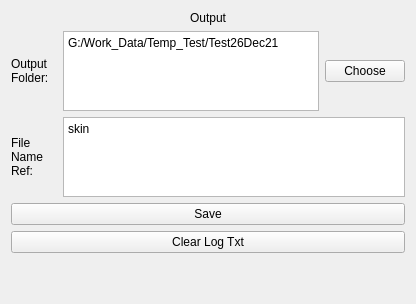
          <widget class="QWidget" name="tab_4">
           <attribute name="title">
            <string>Save</string>
           </attribute>
           <layout class="QVBoxLayout" name="verticalLayout_4">
            <item>
             <layout class="QVBoxLayout" name="verticalLayout_132">
              <item>
               <widget class="QLabel" name="label_330">
                <property name="font">
                 <font>
                  <family>Arial</family>
                  <pointsize>9</pointsize>
                 </font>
                </property>
                <property name="text">
                 <string>Output</string>
                </property>
                <property name="alignment">
                 <set>Qt::AlignCenter</set>
                </property>
               </widget>
              </item>
              <item>
               <layout class="QHBoxLayout" name="horizontalLayout_FM3_2" stretch="0,0,0">
                <property name="sizeConstraint">
                 <enum>QLayout::SetDefaultConstraint</enum>
                </property>
                <item>
                 <widget class="QLabel" name="label_31">
                  <property name="minimumSize">
                   <size>
                    <width>46</width>
                    <height>0</height>
                   </size>
                  </property>
                  <property name="text">
                   <string>Output Folder:</string>
                  </property>
                  <property name="wordWrap">
                   <bool>true</bool>
                  </property>
                 </widget>
                </item>
                <item>
                 <widget class="QPlainTextEdit" name="saveDirPathTxt_LC">
                  <property name="maximumSize">
                   <size>
                    <width>16777215</width>
                    <height>80</height>
                   </size>
                  </property>
                  <property name="plainText">
                   <string>G:/Work_Data/Temp_Test/Test26Dec21</string>
                  </property>
                 </widget>
                </item>
                <item>
                 <widget class="QPushButton" name="chooseDirBtn_LC">
                  <property name="text">
                   <string>Choose</string>
                  </property>
                 </widget>
                </item>
               </layout>
              </item>
              <item>
               <layout class="QHBoxLayout" name="horizontalLayout_FM2_4">
                <item>
                 <widget class="QLabel" name="label_36">
                  <property name="sizePolicy">
                   <sizepolicy hsizetype="Preferred" vsizetype="Preferred">
                    <horstretch>0</horstretch>
                    <verstretch>0</verstretch>
                   </sizepolicy>
                  </property>
                  <property name="minimumSize">
                   <size>
                    <width>46</width>
                    <height>0</height>
                   </size>
                  </property>
                  <property name="maximumSize">
                   <size>
                    <width>16777215</width>
                    <height>16777215</height>
                   </size>
                  </property>
                  <property name="text">
                   <string>File Name Ref:</string>
                  </property>
                  <property name="wordWrap">
                   <bool>true</bool>
                  </property>
                 </widget>
                </item>
                <item>
                 <widget class="QPlainTextEdit" name="nameRefTxt_LC">
                  <property name="enabled">
                   <bool>true</bool>
                  </property>
                  <property name="sizePolicy">
                   <sizepolicy hsizetype="Expanding" vsizetype="Expanding">
                    <horstretch>0</horstretch>
                    <verstretch>60</verstretch>
                   </sizepolicy>
                  </property>
                  <property name="minimumSize">
                   <size>
                    <width>0</width>
                    <height>0</height>
                   </size>
                  </property>
                  <property name="maximumSize">
                   <size>
                    <width>16777215</width>
                    <height>80</height>
                   </size>
                  </property>
                  <property name="baseSize">
                   <size>
                    <width>0</width>
                    <height>0</height>
                   </size>
                  </property>
                  <property name="plainText">
                   <string>skin</string>
                  </property>
                 </widget>
                </item>
               </layout>
              </item>
              <item>
               <widget class="QPushButton" name="saveBtn_LC">
                <property name="text">
                 <string>Save</string>
                </property>
               </widget>
              </item>
              <item>
               <widget class="QPushButton" name="clearLogBtn_LC">
                <property name="text">
                 <string>Clear Log Txt</string>
                </property>
               </widget>
              </item>
              <item>
               <spacer name="verticalSpacer_3">
                <property name="orientation">
                 <enum>Qt::Vertical</enum>
                </property>
                <property name="sizeHint" stdset="0">
                 <size>
                  <width>20</width>
                  <height>40</height>
                 </size>
                </property>
               </spacer>
              </item>
             </layout>
            </item>
           </layout>
          </widget>
